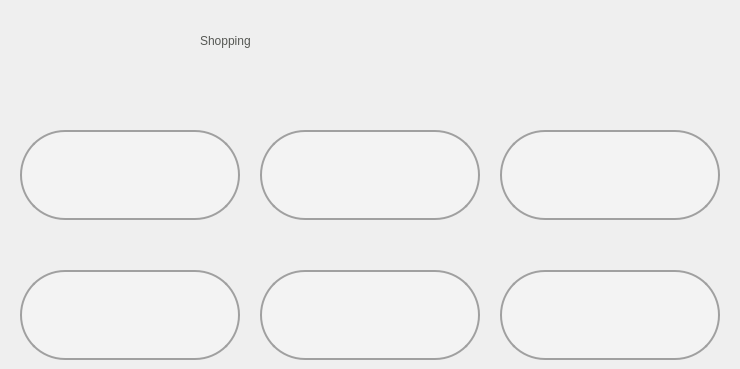
  <widget class="QWidget" name="SHOPS">
   <widget class="QPushButton" name="info_5">
    <property name="geometry">
     <rect>
      <x>580</x>
      <y>5</y>
      <width>71</width>
      <height>71</height>
     </rect>
    </property>
    <property name="text">
     <string/>
    </property>
    <property name="icon">
     <iconset>
      <normaloff>icons/UI Icons/question_yellow.png</normaloff>icons/UI Icons/question_yellow.png</iconset>
    </property>
    <property name="iconSize">
     <size>
      <width>65</width>
      <height>65</height>
     </size>
    </property>
    <property name="flat">
     <bool>true</bool>
    </property>
   </widget>
   <widget class="QPushButton" name="back_to_where_shops">
    <property name="geometry">
     <rect>
      <x>5</x>
      <y>5</y>
      <width>71</width>
      <height>71</height>
     </rect>
    </property>
    <property name="autoFillBackground">
     <bool>false</bool>
    </property>
    <property name="styleSheet">
     <string notr="true"/>
    </property>
    <property name="text">
     <string/>
    </property>
    <property name="icon">
     <iconset>
      <normaloff>icons/UI Icons/back_blue.png</normaloff>icons/UI Icons/back_blue.png</iconset>
    </property>
    <property name="iconSize">
     <size>
      <width>65</width>
      <height>65</height>
     </size>
    </property>
    <property name="flat">
     <bool>true</bool>
    </property>
   </widget>
   <widget class="QPushButton" name="exit_5">
    <property name="geometry">
     <rect>
      <x>660</x>
      <y>5</y>
      <width>71</width>
      <height>71</height>
     </rect>
    </property>
    <property name="text">
     <string/>
    </property>
    <property name="icon">
     <iconset>
      <normaloff>icons/UI Icons/cross.png</normaloff>icons/UI Icons/cross.png</iconset>
    </property>
    <property name="iconSize">
     <size>
      <width>65</width>
      <height>65</height>
     </size>
    </property>
    <property name="flat">
     <bool>true</bool>
    </property>
   </widget>
   <widget class="QPushButton" name="superdrug_shop">
    <property name="geometry">
     <rect>
      <x>260</x>
      <y>130</y>
      <width>220</width>
      <height>90</height>
     </rect>
    </property>
    <property name="styleSheet">
     <string notr="true">background-color: rgb(243, 243, 243);
border-color: rgb(160, 160, 160);
border-style: solid;
border-width: 2px;
border-radius: 45px;</string>
    </property>
    <property name="text">
     <string/>
    </property>
    <property name="icon">
     <iconset>
      <normaloff>icons/Shops/superdrug.png</normaloff>icons/Shops/superdrug.png</iconset>
    </property>
    <property name="iconSize">
     <size>
      <width>200</width>
      <height>200</height>
     </size>
    </property>
    <property name="flat">
     <bool>true</bool>
    </property>
   </widget>
   <widget class="QPushButton" name="whs_shop">
    <property name="geometry">
     <rect>
      <x>500</x>
      <y>270</y>
      <width>220</width>
      <height>90</height>
     </rect>
    </property>
    <property name="styleSheet">
     <string notr="true">background-color: rgb(243, 243, 243);
border-color: rgb(160, 160, 160);
border-style: solid;
border-width: 2px;
border-radius: 45px;</string>
    </property>
    <property name="text">
     <string/>
    </property>
    <property name="icon">
     <iconset>
      <normaloff>icons/Shops/whsmith.png</normaloff>icons/Shops/whsmith.png</iconset>
    </property>
    <property name="iconSize">
     <size>
      <width>170</width>
      <height>170</height>
     </size>
    </property>
    <property name="flat">
     <bool>true</bool>
    </property>
   </widget>
   <widget class="QPushButton" name="next_shop">
    <property name="geometry">
     <rect>
      <x>260</x>
      <y>270</y>
      <width>220</width>
      <height>90</height>
     </rect>
    </property>
    <property name="styleSheet">
     <string notr="true">background-color: rgb(243, 243, 243);
border-color: rgb(160, 160, 160);
border-style: solid;
border-width: 2px;
border-radius: 45px;</string>
    </property>
    <property name="text">
     <string/>
    </property>
    <property name="icon">
     <iconset>
      <normaloff>icons/Shops/next.png</normaloff>icons/Shops/next.png</iconset>
    </property>
    <property name="iconSize">
     <size>
      <width>240</width>
      <height>240</height>
     </size>
    </property>
    <property name="flat">
     <bool>true</bool>
    </property>
   </widget>
   <widget class="QPushButton" name="hugoboss_shop">
    <property name="geometry">
     <rect>
      <x>500</x>
      <y>130</y>
      <width>220</width>
      <height>90</height>
     </rect>
    </property>
    <property name="styleSheet">
     <string notr="true">background-color: rgb(243, 243, 243);
border-color: rgb(160, 160, 160);
border-style: solid;
border-width: 2px;
border-radius: 45px;</string>
    </property>
    <property name="text">
     <string/>
    </property>
    <property name="icon">
     <iconset>
      <normaloff>icons/Shops/hugoboss.png</normaloff>icons/Shops/hugoboss.png</iconset>
    </property>
    <property name="iconSize">
     <size>
      <width>150</width>
      <height>150</height>
     </size>
    </property>
    <property name="flat">
     <bool>true</bool>
    </property>
   </widget>
   <widget class="QPushButton" name="mns_shop">
    <property name="geometry">
     <rect>
      <x>20</x>
      <y>130</y>
      <width>220</width>
      <height>90</height>
     </rect>
    </property>
    <property name="styleSheet">
     <string notr="true">background-color: rgb(243, 243, 243);
border-color: rgb(160, 160, 160);
border-style: solid;
border-width: 2px;
border-radius: 45px;</string>
    </property>
    <property name="text">
     <string/>
    </property>
    <property name="icon">
     <iconset>
      <normaloff>icons/Shops/mns.png</normaloff>icons/Shops/mns.png</iconset>
    </property>
    <property name="iconSize">
     <size>
      <width>200</width>
      <height>200</height>
     </size>
    </property>
    <property name="flat">
     <bool>true</bool>
    </property>
   </widget>
   <widget class="QPushButton" name="dutyfree_shop">
    <property name="geometry">
     <rect>
      <x>20</x>
      <y>270</y>
      <width>220</width>
      <height>90</height>
     </rect>
    </property>
    <property name="styleSheet">
     <string notr="true">background-color: rgb(243, 243, 243);
border-color: rgb(160, 160, 160);
border-style: solid;
border-width: 2px;
border-radius: 45px;</string>
    </property>
    <property name="text">
     <string/>
    </property>
    <property name="icon">
     <iconset>
      <normaloff>icons/Shops/worlddutyfree.png</normaloff>icons/Shops/worlddutyfree.png</iconset>
    </property>
    <property name="iconSize">
     <size>
      <width>200</width>
      <height>200</height>
     </size>
    </property>
    <property name="flat">
     <bool>true</bool>
    </property>
   </widget>
   <widget class="QLabel" name="label_5">
    <property name="geometry">
     <rect>
      <x>200</x>
      <y>0</y>
      <width>331</width>
      <height>81</height>
     </rect>
    </property>
    <property name="styleSheet">
     <string notr="true">font: 20 50pt &quot;montserrat&quot;;
color: rgb(85, 87, 83);</string>
    </property>
    <property name="text">
     <string>Shopping</string>
    </property>
   </widget>
  </widget>
